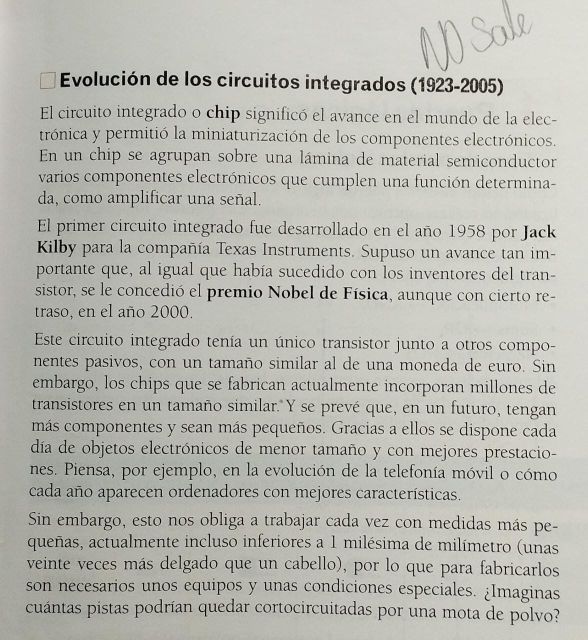
#> input picture DocumentScanner/text1.jpeg, 1176 x 1280 px (shown at 1/2 size)
$ python scanner.py
#> lines starting #> are read from the running program, lines starting #| are printed output that depends on the picture; after the words box and inside, x2 and y2 are one past the last pixel; in counts of white or black regions, pixels touching at a corner belong together
# Código que escanea una imagen y extrae el texto que contiene
# Code that scans an image and extract the text that contains on it

# Instalar cv2 con el comando -> pip install cv2
# Install cv2 with the command -> pip install cv2

# Instalar pytesseract con el comando -> pip install pytesseract
# Install pytesseract with the commando -> pip install pytesseract

# Descargar el instalador de tesseract para Windows desde: https://github.com/UB-Mannheim/tesseract/wiki
# Download the tesseract installer for Windows from: https://github.com/UB-Mannheim/tesseract/wiki

# Descargar lenguajes de tesseract desde: https://github.com/tesseract-ocr/tessdata_best
# Download languajes of tesseract from: https://github.com/tesseract-ocr/tessdata_best

# Con el lenguaje descargado, ponerlo en la carpeta "tessdata"
# With the languaje downloaded, put it on the "tessdata" directory

import cv2
import numpy as np
import pytesseract

pytesseract.pytesseract.tesseract_cmd = r"C:/Program Files/Tesseract-OCR/tesseract.exe"

image = cv2.imread('text1.jpeg')
#> image is the input picture: shape (1280, 1176, 3); mean B, G, R 176.2, 183.3, 183.1
#image = cv2.resize(image, (550,550))
gray = cv2.cvtColor(image, cv2.COLOR_BGR2GRAY)

canny = cv2.Canny(gray, 10, 150)
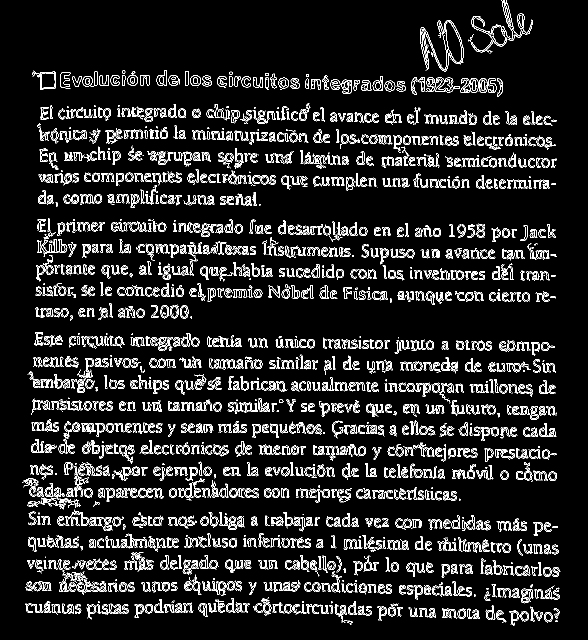
#> canny: shape (1280, 1176) (shown at 1/2 size); 8.6% white in thin lines or dots, all inside (x1, y1, x2, y2) = (44, 0, 1121, 1251)
canny = cv2.dilate(canny, None, iterations=1)
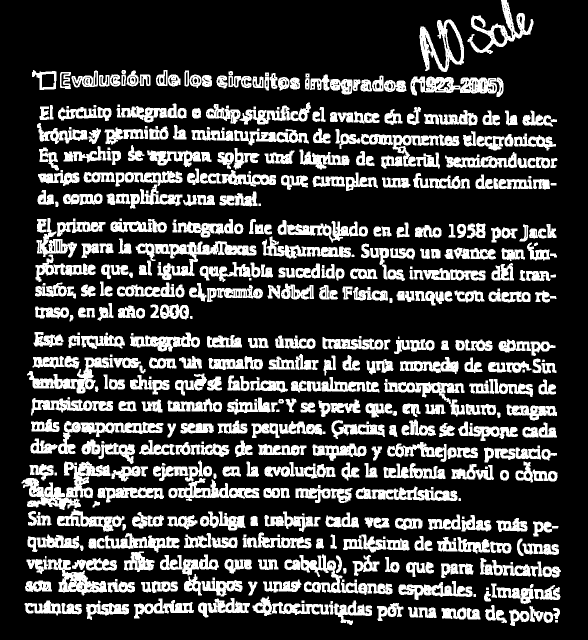
#> canny: shape (1280, 1176) (shown at 1/2 size); 24.5% white; 554 white regions (3 under 20 px)

cnts = cv2.findContours(canny, cv2.RETR_EXTERNAL, cv2.CHAIN_APPROX_SIMPLE)[0]
#> cnts = 554 contours, 60 with area under 20; largest, box (x1, y1, x2, y2) and area: (43, 923, 221, 1020) 6122, (839, 39, 928, 144) 4756, (821, 153, 1007, 194) 4539, (315, 482, 513, 560) 4168, (935, 0, 1067, 108) 4014
cnts = sorted(cnts, key=cv2.contourArea, reverse=True)[:1]
#> cnts = 1 contour; box (x1, y1, x2, y2) and area: (43, 923, 221, 1020) 6122

for c in cnts:
    epsilon = 0.01*cv2.arcLength(c,True)
    aprox = cv2.approxPolyDP(c, epsilon, True)

    if len(aprox) >= 4:
        cv2.drawContours(image, [aprox], 0, (0,255,255), 2)

        cv2.circle(image, tuple(aprox[1][0]), 7, (255,0,0), 2)
        cv2.circle(image, tuple(aprox[0][0]), 7, (9,255,0), 2)
        cv2.circle(image, tuple(aprox[2][0]), 7, (0,0,255), 2)
        cv2.circle(image, tuple(aprox[3][0]), 7, (255,255,0), 2)

#> (the run stopped early here; a loop or call above may not have finished)

$ run again, with DocumentScanner/text.jpeg copied over DocumentScanner/text1.jpeg
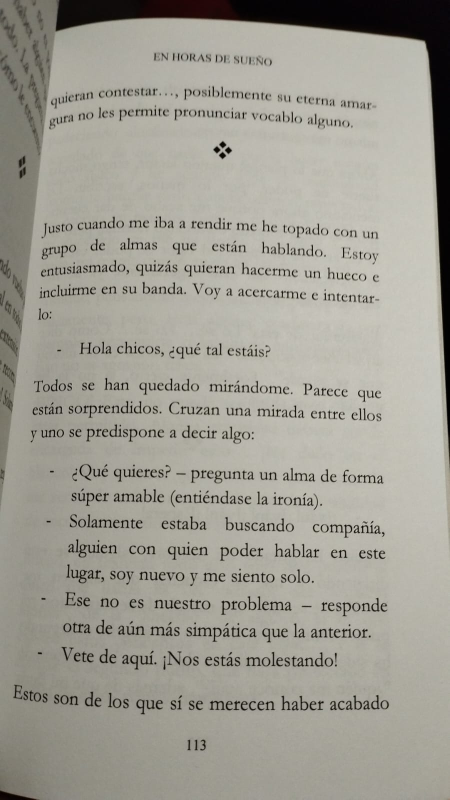
#> input picture DocumentScanner/text.jpeg, 899 x 1599 px (shown at 1/2 size)
#> image is the input picture: shape (1599, 899, 3); mean B, G, R 147.7, 157.3, 159.9
#> `canny = cv2.Canny(gray, 10, 150)`:
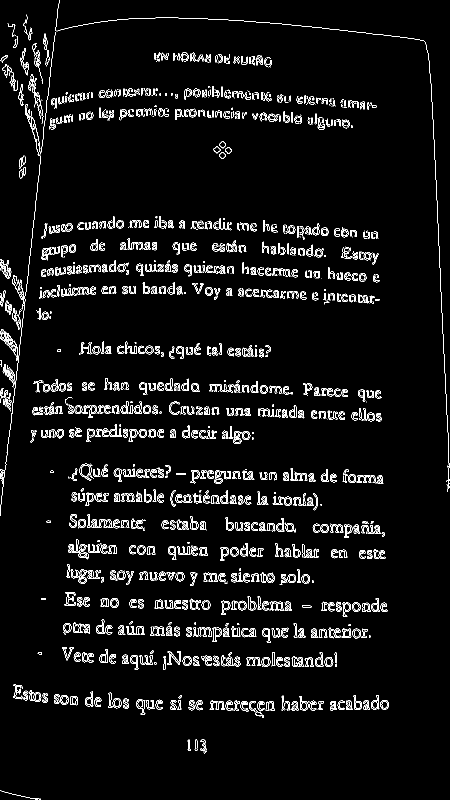
#> canny: shape (1599, 899) (shown at 1/2 size); 4.5% white in thin lines or dots
#> `canny = cv2.dilate(canny, None, iterations=1)`:
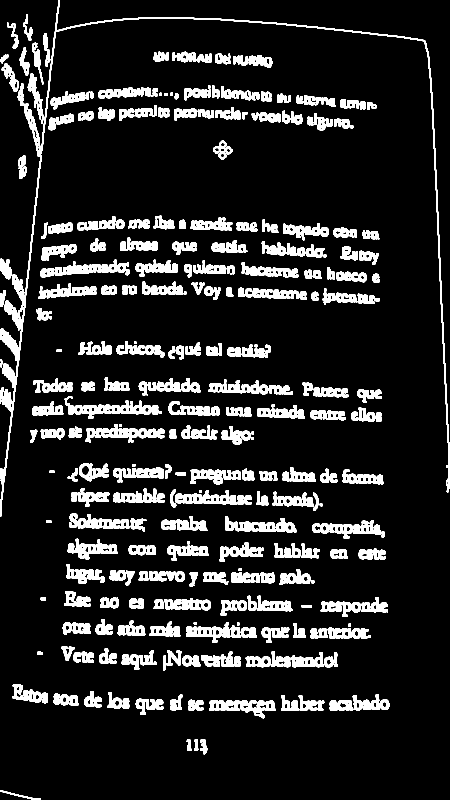
#> canny: shape (1599, 899) (shown at 1/2 size); 12.9% white; 357 white regions
#> `cnts = cv2.findContours(canny, cv2.RETR_EXTERNAL, cv2.CHAIN_APPROX_SIM..`: cnts = 357 contours, 3 with area under 20; largest, box (x1, y1, x2, y2) and area: (0, 0, 899, 1033) 11006, (129, 793, 303, 837) 2724, (450, 1033, 593, 1066) 2250, (171, 848, 313, 885) 2238, (418, 1400, 551, 1437) 2216
#> `cnts = sorted(cnts, key=cv2.contourArea, reverse=True)[:1]`: cnts = 1 contour; box (x1, y1, x2, y2) and area: (0, 0, 899, 1033) 11006
